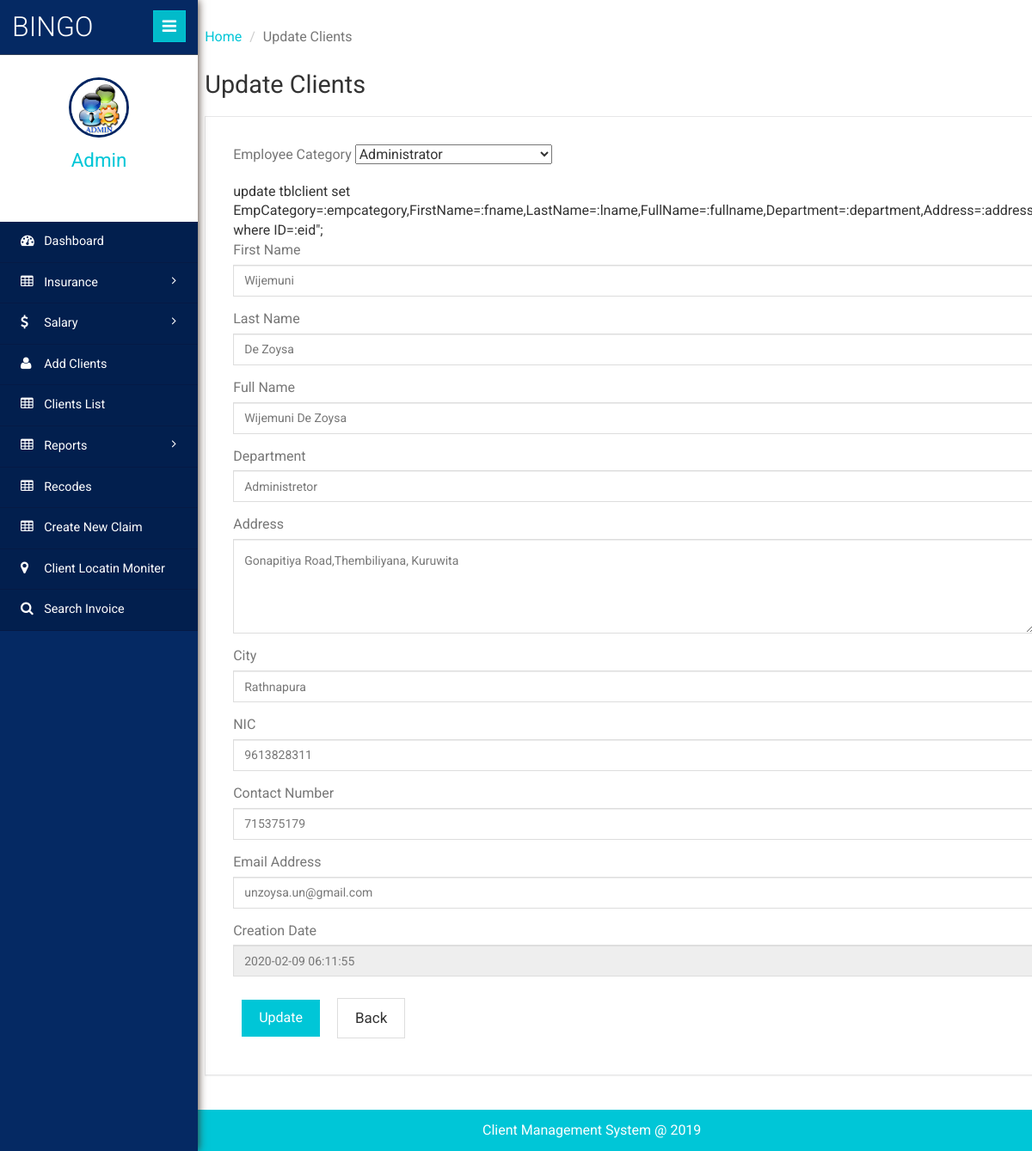
/admin/edit-client-details.php?editid=1 (signed in), run on the app's committed database.
### tables this page shows
CREATE TABLE IF NOT EXISTS `tblclient` (
  `ID` int NOT NULL AUTO_INCREMENT,
  `AccountID` int DEFAULT NULL,
  `EmpCategory` varchar(50) DEFAULT NULL,
  `FirstName` varchar(50) DEFAULT NULL,
  `LastName` varchar(50) DEFAULT NULL,
  `FullName` varchar(120) DEFAULT NULL,
  `Department` varchar(120) DEFAULT NULL,
  `Address` varchar(200) DEFAULT NULL,
  `City` varchar(120) DEFAULT NULL,
  `NationalIdentityNumber` bigint DEFAULT NULL,
  `ContactNumber` bigint DEFAULT NULL,
  `Email` varchar(200) DEFAULT NULL,
  `Password` varchar(200) NOT NULL,
  `CreationDate` timestamp NULL DEFAULT CURRENT_TIMESTAMP,
  `DateofBirth` timestamp(6) NULL DEFAULT CURRENT_TIMESTAMP(6),
  PRIMARY KEY (`ID`)
);

### admin/edit-client-details.php (the view, shortened to what this page needs)
<?php
include('includes/dbconnection.php');
if (strlen($_SESSION['clientmsaid']==0)) {
  header('location:logout.php');
  } else{
  ?>
<!DOCTYPE HTML>
<html>
<head>
	<link href="css/bootstrap.min.css" rel='stylesheet' type='text/css' />
	<link href="css/style.css" rel='stylesheet' type='text/css' />
	<link href="css/font-awesome.css" rel="stylesheet">
	<link rel="stylesheet" href="css/icon-font.min.css" type='text/css' />
</head>
<body>
<div class="page-container">
<div class="left-content">
<div class="inner-content">
<div class="outter-wp">
<div class="sub-heard-part">
<ol class="breadcrumb m-b-0">
<li><a href="dashboard.php">Home</a></li>
<li class="active">Update Clients</li>
</ol>
</div>
<div class="forms-main">
<h2 class="inner-tittle">Update Clients </h2>
<div class="graph-form">
<div class="form-body">
<form method="post">
	<?php
$eid=$_GET['editid'];
$sql="SELECT * from tblclient where ID=:eid";
$query = $dbh -> prepare($sql);
$query->bindParam(':eid',$eid,PDO::PARAM_STR);
$query->execute();
$results=$query->fetchAll(PDO::FETCH_OBJ);
$cnt=1;
if($query->rowCount() > 0)
{
foreach($results as $row)
{               ?>
	<div class="form-group"> <label for="exampleInputEmail1">Employee  Category</label>
		<select type="text" name="empcategory" required='true'>
		<option value="<?php echo htmlentities($row->EmpCategory);?>"><?php echo htmlentities($row->EmpCategory);?></option>
	</select> </div>
	update tblclient set EmpCategory=:empcategory,FirstName=:fname,LastName=:lname,FullName=:fullname,Department=:department,Address=:address,City=:city,NationalIdentityNumber=:nic,ContactNumber=:contactnumber,Email=:email where ID=:eid";
	<div class="form-group"> <label for="exampleInputEmail1">First Name</label> <input type="text" name="fname" value="<?php  echo $row->FirstName;?>" class="form-control" required='true'> </div>
	<div class="form-group"> <label for="exampleInputEmail1">Last Name</label> <input type="text" name="lname" value="<?php  echo $row->LastName;?>" class="form-control" required='true'> </div>
	<div class="form-group"> <label for="exampleInputEmail1">Full Name</label> <input type="text" name="fullname" value="<?php  echo $row->FullName;?>" class="form-control" required='true'></div>
	<div class="form-group"> <label for="exampleInputEmail1">Department</label> <input type="text" name="department" value="<?php  echo $row->Department;?>" class="form-control" required='true'> </div>
	<div class="form-group"> <label for="exampleInputEmail1">Address</label> <textarea type="text" name="address"  class="form-control" required='true' rows="4" cols="3"><?php  echo $row->Address;?> </textarea> </div>
	<div class="form-group"> <label for="exampleInputEmail1">City</label> <input type="text" name="city" value="<?php  echo $row->City;?>" class="form-control" required='true'> </div>
	<div class="form-group"> <label for="exampleInputEmail1">NIC</label><input type="text" name="nic" value="<?php  echo $row->NationalIdentityNumber;?>" class="form-control" maxlength='10' required='true' pattern="[0-9]+"> </div>
	<div class="form-group"> <label for="exampleInputEmail1">Contact Number</label><input type="text" name="contactnumber" value="<?php  echo $row->ContactNumber;?>" class="form-control" maxlength='10' pattern="[0-9]+"> </div>
	<div class="form-group"> <label for="exampleInputEmail1">Email Address</label><input type="text" name="email" value="<?php  echo $row->Email;?>" class="form-control" > </div>
	<div class="form-group"> <label for="exampleInputPassword1">Creation Date</label> <input type="text" name="" value="<?php  echo $row->CreationDate;?>" required='true' class="form-control" readonly='true'> </div>
	<?php $cnt=$cnt+1;}} ?>
	 <button type="submit" class="btn btn-default" name="submit" id="submit">Update</button><input type="button" class="btn btn-default" value="Back" onClick="history.back();return true;"> </form>
</div>
</div>
</div>
</div>
<?php include_once('includes/footer.php');?>
</div>
</div>
<?php include_once('includes/sidebar.php');?>
</div>
</body>
</html>
<?php }  ?>

### admin/includes/sidebar.php (shortened to what this page needs)
 <div class="sidebar-menu">
    <header class="logo">
        <a href="#" class="sidebar-icon"> <span class="fa fa-bars"></span> </a> <a href="dashboard.php"> <span id="logo"> <h1>BINGO</h1></span>
        </a>
    </header>
    <div class="down">
        <?php
$aid=$_SESSION['clientmsaid'];
$sql="SELECT AdminName from  tbladmin where ID=:aid";
$query = $dbh -> prepare($sql);
$query->bindParam(':aid',$aid,PDO::PARAM_STR);
$query->execute();
$results=$query->fetchAll(PDO::FETCH_OBJ);
$cnt=1;
if($query->rowCount() > 0)
{
foreach($results as $row)
{               ?>
        <a href="dashboard.php"><img src="images/images.jpg" height="70" width="70"></a>
        <a href="dashboard.php"><span class=" name-caret"><?php  echo $row->AdminName;?></span></a>
        <?php $cnt=$cnt+1;}} ?>
        <ul>
            <li><a class="tooltips" href="admin-profile.php"><span>Profile</span><i class="lnr lnr-user"></i></a></li>
            <li><a class="tooltips" href="change-password.php"><span>Settings</span><i class="lnr lnr-cog"></i></a></li>
            <li><a class="tooltips" href="logout.php"><span>Log out</span><i class="lnr lnr-power-switch"></i></a></li>
        </ul>
    </div>
    <div class="menu">
        <ul id="menu" >
            <li><a href="dashboard.php"><i class="fa fa-tachometer"></i> <span>Dashboard</span></a></li>
            <li id="menu-academico" ><a href="#"><i class="fa fa-table"></i> <span>Insurance</span> <span class="fa fa-angle-right" style="float: right"></span></a>
            </li>
            <li id="menu-academico" ><a href="#"><i class="fa fa-usd"></i> <span>Salary</span> <span class="fa fa-angle-right" style="float: right"></span></a>
            </li>
            <li><a href="add-client.php"><i class="fa fa-user"></i> <span>Add Clients</span></a></li>
            <li><a href="manage-client.php"><i class="fa fa-table"></i> <span>Clients List</span></a></li>
            <li id="menu-academico" ><a href="#"><i class="fa fa-table"></i> <span> Reports</span> <span class="fa fa-angle-right" style="float: right"></span></a>
            </li>
            <li><a href="services-details.php"><i class="fa fa-table"></i> <span>Recodes</span></a></li>
            <li><a href="add-claim.php"><i class="fa fa-table"></i> <span>Create New Claim</span></a></li>
            <li><a href="client-location.php"><i class="fa fa-map-marker"></i> <span>Client Locatin Moniter</span></a></li>
            <li><a href="search-invoices.php"><i class="fa fa-search"></i> <span>Search Invoice</span></a></li>
        </ul>
    </div>
</div>

### data on the page
tblclient: empcategory "Administrator", fname "Wijemuni", lname "De Zoysa", fullname "Wijemuni De Zoysa", department "Administretor", address "Gonapitiya Road,Thembiliyana, Kuruwita", city "Rathnapura", nic "9613828311", contactnumber "715375179", email "unzoysa.un@gmail.com", CreationDate "2020-02-09 06:11:55"

### other printed values
$row->AdminName "Admin"
